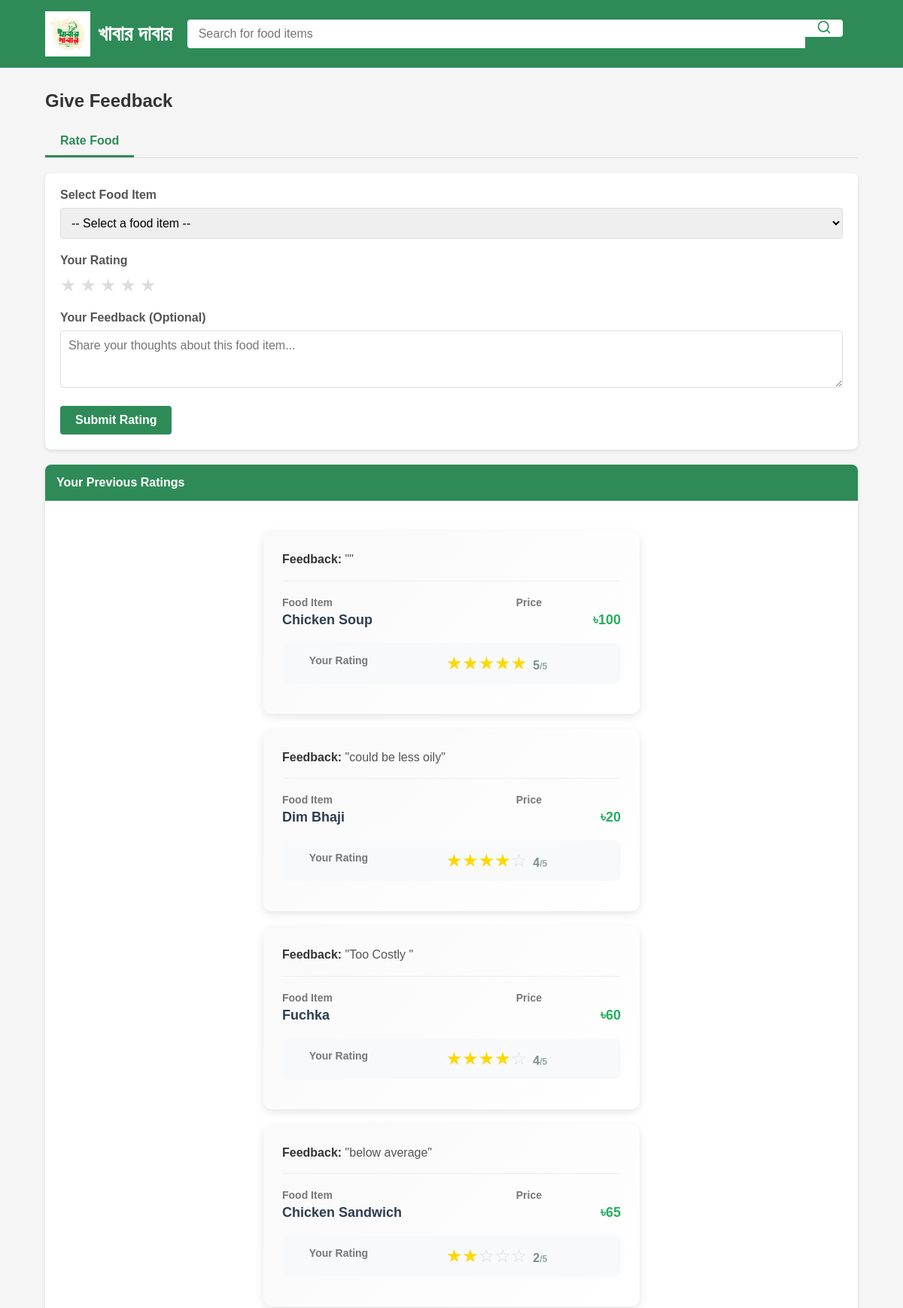
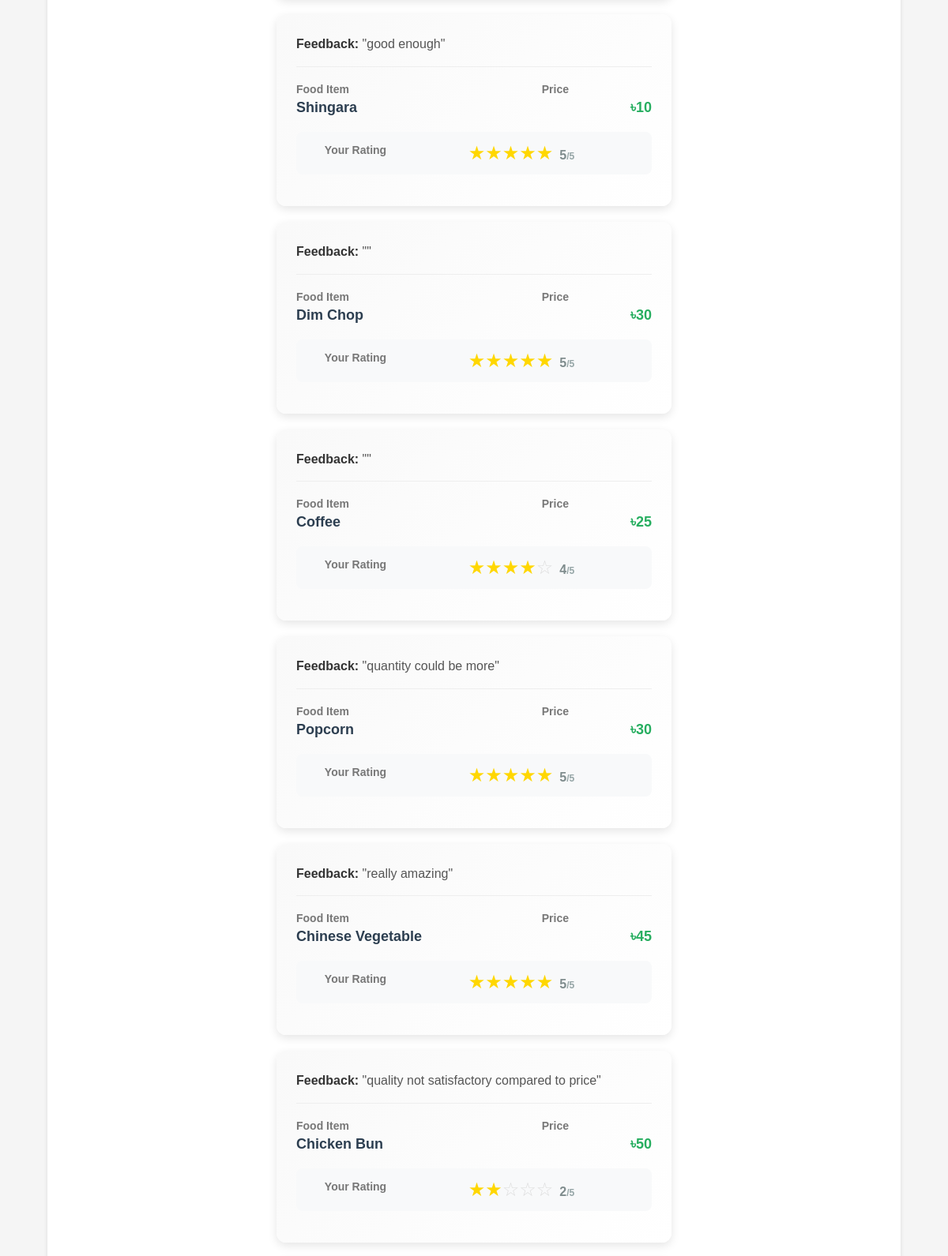
/feedback.php (signed in, upper part), run on the app's committed database (2 pictures, top to bottom).
### tables this page shows
CREATE TABLE `food_ratings` (
  `id` int(11) NOT NULL,
  `user_id` int(11) NOT NULL,
  `food` varchar(255) NOT NULL,
  `rating` int(11) NOT NULL CHECK (`rating` between 1 and 5),
  `created_at` timestamp NOT NULL DEFAULT current_timestamp(),
  `feedback` varchar(255) DEFAULT NULL
);

CREATE TABLE `food` (
  `name` varchar(200) NOT NULL,
  `amount` bigint(50) NOT NULL,
  `price` bigint(30) NOT NULL,
  `healthtag` varchar(200) NOT NULL,
  `category` varchar(50) NOT NULL
);

### feedback.php (the view, shortened to what this page needs)
<?php
require_once('connect.php');
?>
<!DOCTYPE html>
<html lang="en">
<head>
    <link rel="stylesheet" href="https://cdnjs.cloudflare.com/ajax/libs/font-awesome/6.0.0/css/all.min.css">
</head>
<body>
    <header class="header">
        <div class="container" style="display: flex; align-items: center;">
            <a href="#" class="logo">
                <img src="images.png" alt="খাবার দাবার Logo" style="width: 60px; height: 60px; margin-right: 10px;">
                খাবার দাবার
            </a>
            <div class="search-box">
                <input type="text" placeholder="Search for food items">
                <a href="search.php">
                    <button>
                        <svg xmlns="http://www.w3.org/2000/svg" width="20" height="20" viewBox="0 0 24 24" fill="none" stroke="#2e8b57" stroke-width="2" stroke-linecap="round" stroke-linejoin="round">
                            <circle cx="11" cy="11" r="8"></circle>
                            <line x1="21" y1="21" x2="16.65" y2="16.65"></line>
                        </svg>
                    </button>
                </a>
            </div>
        </div>
    </header>
    <main class="container">
        <h2 class="section-title">Give Feedback</h2>
        <div class="tabs">
            <div class="tab active" onclick="openTab('feedback')">Rate Food</div>
        </div>
        <div id="feedback" class="tab-content active">
            <div class="feedback-form">
                <form method="POST" action="">
                    <div class="form-group">
                        <label for="food_id">Select Food Item</label>
                        <select name="food_id" id="food_id" required>
                            <option value="">-- Select a food item --</option>
                        </select>
                    </div>
                    <div class="form-group">
                        <label>Your Rating</label>
                        <div class="rating-stars">
                            <span class="star" onclick="setRating(1)">★</span>
                            <span class="star" onclick="setRating(2)">★</span>
                            <span class="star" onclick="setRating(3)">★</span>
                            <span class="star" onclick="setRating(4)">★</span>
                            <span class="star" onclick="setRating(5)">★</span>
                        </div>
                    </div>
                    <div class="form-group">
                        <label for="feedback_text">Your Feedback (Optional)</label>
                        <textarea name="feedback_text" id="feedback_text" rows="3" placeholder="Share your thoughts about this food item..."></textarea>
                    </div>
                    <button type="submit" name="submit_feedback" class="submit-btn">Submit Rating</button>
                </form>
            </div>
            <div class="card">
                <div class="card-header">Your Previous Ratings</div>
                <div class="card-body">
                    <?php
                    $user_id = $_SESSION['user_id'];
                    $ratings_sql = "SELECT * FROM food_ratings
                                    WHERE user_id = '$user_id'";
                    $ratings_result = mysqli_query($conn, $ratings_sql);
                    if ($ratings_result && mysqli_num_rows($ratings_result) > 0) {
                        while ($rating_row = mysqli_fetch_assoc($ratings_result)) {
                            $food_sql = "SELECT * FROM food WHERE name = '".$rating_row['food']."'";
                            $food_result = mysqli_query($conn, $food_sql);
                            $food_row = mysqli_fetch_assoc($food_result);
                            echo '<div class="rating-container" style="font-family: \'Segoe UI\', Tahoma, Geneva, Verdana, sans-serif; max-width: 500px; margin: 20px auto; padding: 25px; border-radius: 12px; box-shadow: 0 4px 12px rgba(0,0,0,0.1); background: linear-gradient(135deg, #f9f9f9 0%, #ffffff 100%);">';
    echo '<div class="info-row" style="margin-bottom: 20px; padding-bottom: 15px; border-bottom: 1px solid #eee;">';
    echo '<div class="info-value" style="font-size: 16px; color: #555; line-height: 1.6;">';
    echo '<span style="font-weight: 600; color: #333;">Feedback:</span> "'.$rating_row['feedback'].'"';
    echo '</div>';
    echo '</div>';
    echo '<div class="info-row" style="display: flex; justify-content: space-between; margin-bottom: 15px;">';
    echo '<div style="flex: 1;">';
    echo '<div class="info-label" style="font-size: 14px; color: #777; margin-bottom: 5px;">Food Item</div>';
    echo '<div class="info-value" style="font-size: 18px; font-weight: 600; color: #2c3e50;">'.$food_row['name'].'</div>';
    echo '</div>';
    echo '<div style="flex: 1; text-align: right;">';
    echo '<div class="info-label" style="font-size: 14px; color: #777; margin-bottom: 5px;">Price</div>';
    echo '<div class="info-value" style="font-size: 18px; font-weight: 600; color: #27ae60;">৳'.$food_row['price'].'</div>';
    echo '</div>';
    echo '</div>';
    echo '<div class="info-row" style="text-align: center; padding: 15px; background-color: #f8f9fa; border-radius: 8px; margin-top: 20px;">';
    echo '<div class="info-label" style="font-size: 14px; color: #777; margin-bottom: 8px;">Your Rating</div>';
    echo '<div class="info-value" style="font-size: 24px; line-height: 1;">';
    for ($i = 1; $i <= 5; $i++) {
        $starColor = ($i <= $rating_row['rating']) ? '#FFD700' : '#ddd';
        echo '<span style="cursor: default; transition: all 0.2s; color: '.$starColor.';" onmouseover="this.style.transform=\'scale(1.2)\'" onmouseout="this.style.transform=\'scale(1)\'">';
        echo ($i <= $rating_row['rating']) ? '★' : '☆';
        echo '</span>';
    }
    echo '<span style="display: inline-block; margin-left: 8px; font-size: 16px; font-weight: 600; color: #7f8c8d;">'.$rating_row['rating'].'<span style="font-size: 12px; color: #95a5a6;">/5</span></span>';
    echo '</div>';
    echo '</div>';
echo '</div>';
                        }
                    } else {
                        echo '<p>You haven\'t rated any food items yet.</p>';
                    }
                    ?>
                </div>
            </div>
        </div>
    </main>
</body>
</html>

### data on the page
food_ratings: food.name "Chicken Soup", food.price "100", rating "5"
food_ratings: feedback "could be less oily", food.name "Dim Bhaji", food.price "20", rating "4"
food_ratings: feedback "Too Costly", food.name "Fuchka", food.price "60", rating "4"
food_ratings: feedback "below average", food.name "Chicken Sandwich", food.price "65", rating "2"
food_ratings: feedback "good enough", food.name "Shingara", food.price "10", rating "5"
food_ratings: food.name "Dim Chop", food.price "30", rating "5"
food_ratings: food.name "Coffee", food.price "25", rating "4"
food_ratings: feedback "quantity could be more", food.name "Popcorn", food.price "30", rating "5"
food_ratings: feedback "really amazing", food.name "Chinese Vegetable", food.price "45", rating "5"
food_ratings: feedback "quality not satisfactory compared to price", food.name "Chicken Bun", food.price "50", rating "2"
